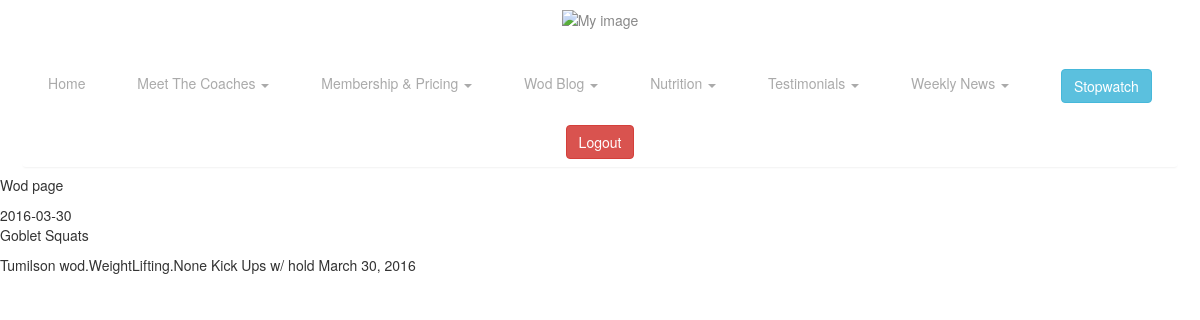
/wod/2/ (signed in), run on the app's committed database.
### wod/models.py (models this page shows)
class Wod(models.Model):
    warm_up = models.TextField()
    metcon = models.TextField()
    weightlifting = models.ManyToManyField('WeightLifting')
    strength_accessory = models.TextField()
    date = models.DateField(default=datetime.now, blank=True)
    def __unicode__(self):
        return str(self.date)

### wod/views.py (the view)
# urls.py: url(r'^(?P<wod_id>[0-9]+)/$', views.wod_details, name='wod_details'),
@login_required(login_url = 'login')
def wod_details(request, wod_id):
    wod = Wod.objects.get(id=wod_id)
    return render(request, "wod/wod_page.html", {"wod": wod} )

### wod/templates/wod/wod_page.html
{% extends "core/site_base.html" %}
{% block content %}
<p>Wod page</p>
{{ wod }}
<p>{{wod.warm_up}}</p>
{{wod.metcon}}
{{wod.weightlifting}}
{{wod.strength_accessory}}
{{wod.date}}
{% endblock %}

### core/static/core/style.css (style rules this page uses)
body { background-color: #EBE8E4; color: #222; font-family: "HelveticaNeue-Light", "Helvetica Neue Light", "Helvetica Neue", Helvetica, Arial, "Lucida Grande", sans-serif; font-weight: 300; font-size: 15px; }

### data on the page
Wod: date "2016-03-30", warm_up "Goblet Squats", metcon "Tumilson", weightlifting "wod.WeightLifting.None", strength_accessory "Kick Ups w/ hold", date "March 30, 2016"
